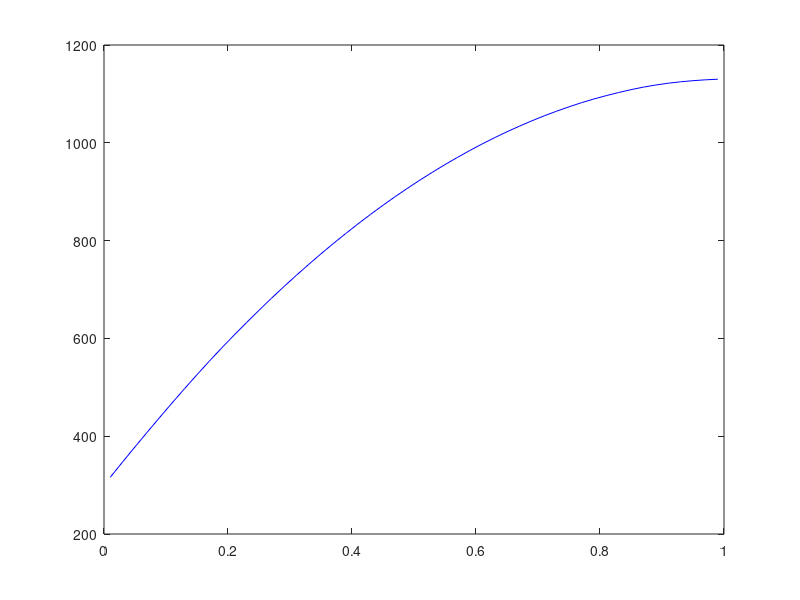

Write the MATLAB code that produced this figure.
% k\frac{d2T}{dx^2} - Q = 0 ; T(0) = 300; dT/dx (x=1) = 0; Q = 1; k=0.01

%This
%Volumetric Integrations gave the appropriate equations. 
clear;
c = 0.05; %Convection Coefficient 
T_a = 300; %Ambient Temperature

T_left = T_a;

% T_right = 400;
% dt_dx_right = c;

n = 50; %Number of cells

T = 300*ones(n+1,1); %(n+1) "cells" for  Robin: includes the temperature values at the cell centers and one at the robin boundary (right side in this problem).


del_x = 1/n;

Q = @(T) -10-10*abs(sin(T/10));
% Q = @(T) -10-abs(T/300);
k = 0.01;

%BOundaries need to be different.
%This way of solving the "linear equation" by iteration is known as Jacobi
%method
tic
% T_old = T;
% T(1) = (T(2) + 2*T_left- Q(T(1))*(del_x^2)/k)/3;
% % T(n) = (2*T_right + T(n-1) - Q*(del_x^2)/k)/3; %Dirichlet
% % T(n) = dt_dx_right*(del_x) + T(n-1) - (Q/k)*(del_x)^2; %Neumann
% T(n) = c*(T(n+1) - T_a)*del_x + T(n-1) - (Q(T(n))/k)*(del_x)^2; %Robin
% T(n+1) = (c*T_a -2*T(n)/del_x)/(c-2/del_x);
% T(2:n-1) = (T(3:n) + T(1:n-2))/2 - Q(T(2:n-1)).*((del_x)^2)/(2*k);
% T_new = T;
iters = 0;
% for i=1:5000
eps = 100;

while(eps>1e-2) %Careful about eps
    T_old = T;
    T(1) = (T(2) + 2*T_left- Q(T(1))*(del_x^2)/k)/3;
    % T(n) = (2*T_right + T(n-1) - Q*(del_x^2)/k)/3;
    % T(n) = dt_dx_right*(del_x) + T(n-1) - (Q/k)*(del_x)^2;
    T(n) = c*(T(n+1) - T_a)*del_x + T(n-1) - (Q(T(n))/k)*(del_x)^2; %Robin
    T(n+1) = (c*T_a -2*T(n)/del_x)/(c-2/del_x);
    T(2:n-1) = (T(3:n) + T(1:n-2))/2 - Q(T(2:n-1)).*((del_x)^2)/(2*k);
    T_new = T;
    iters=iters+1;
    eps = max(abs(T_old - T_new));
end
toc



%True Solution = 50 x^2 -50x + 300

x_fvm = linspace(del_x/2,1-del_x/2,n);

x_full = linspace(0,1,n);

% T_true = @(x) (Q(/(2*k))*x.^2 + ((c-2)*Q/(2*k*(1-c)))*x + T_left;


plot(x_fvm,T(1:n),'b'); hold on;
% plot(x_full,T_true(x_full),'r--')